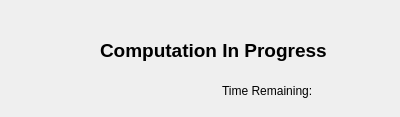
<?xml version="1.0" encoding="UTF-8"?>
<ui version="4.0">
 <class>Dialog</class>
 <widget class="QDialog" name="Dialog">
  <property name="geometry">
   <rect>
    <x>0</x>
    <y>0</y>
    <width>400</width>
    <height>117</height>
   </rect>
  </property>
  <property name="windowTitle">
   <string>Dialog</string>
  </property>
  <widget class="QLabel" name="label_2">
   <property name="geometry">
    <rect>
     <x>100</x>
     <y>30</y>
     <width>231</width>
     <height>41</height>
    </rect>
   </property>
   <property name="font">
    <font>
     <pointsize>14</pointsize>
     <weight>75</weight>
     <bold>true</bold>
    </font>
   </property>
   <property name="text">
    <string>Computation In Progress</string>
   </property>
  </widget>
  <widget class="QLabel" name="label">
   <property name="geometry">
    <rect>
     <x>10</x>
     <y>10</y>
     <width>81</width>
     <height>81</height>
    </rect>
   </property>
   <property name="text">
    <string/>
   </property>
   <property name="pixmap">
    <pixmap resource="../assets/res.qrc">:/ui_start/png/Pictogram_voting_wait.png</pixmap>
   </property>
   <property name="scaledContents">
    <bool>true</bool>
   </property>
  </widget>
  <widget class="QLabel" name="loading_anim">
   <property name="geometry">
    <rect>
     <x>330</x>
     <y>30</y>
     <width>68</width>
     <height>41</height>
    </rect>
   </property>
   <property name="font">
    <font>
     <pointsize>18</pointsize>
    </font>
   </property>
   <property name="text">
    <string/>
   </property>
  </widget>
  <widget class="QWidget" name="">
   <property name="geometry">
    <rect>
     <x>222</x>
     <y>70</y>
     <width>171</width>
     <height>41</height>
    </rect>
   </property>
   <layout class="QHBoxLayout" name="horizontalLayout">
    <item>
     <widget class="QLabel" name="label_3">
      <property name="text">
       <string>Time Remaining:</string>
      </property>
     </widget>
    </item>
    <item>
     <widget class="QLabel" name="time">
      <property name="text">
       <string/>
      </property>
     </widget>
    </item>
   </layout>
  </widget>
 </widget>
 <resources>
  <include location="../assets/res.qrc"/>
 </resources>
 <connections/>
</ui>
